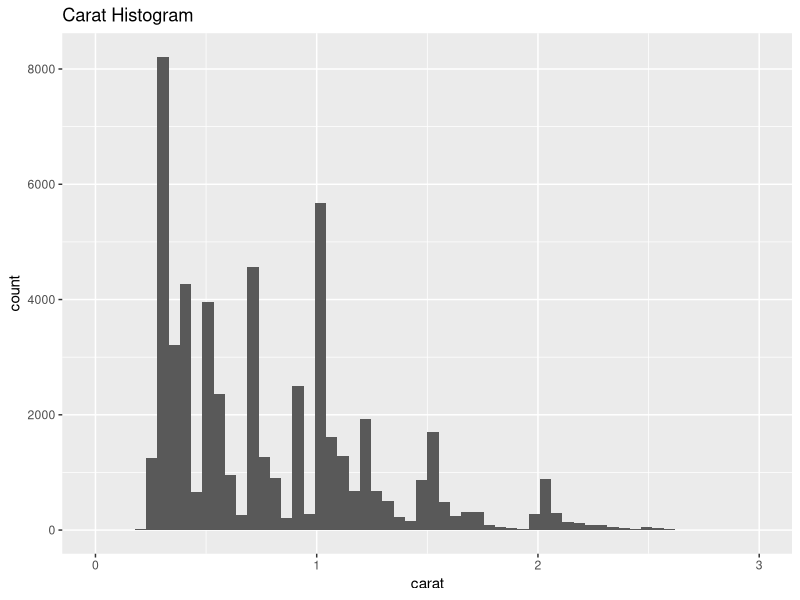
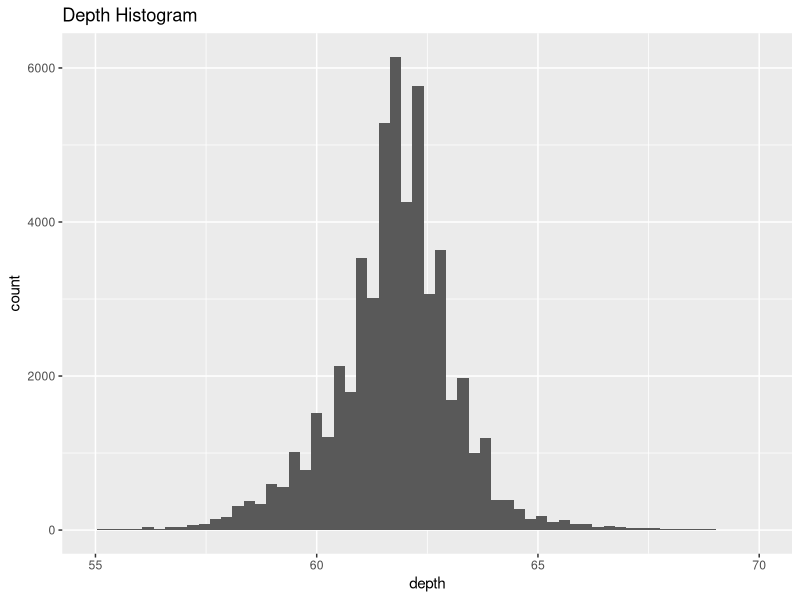
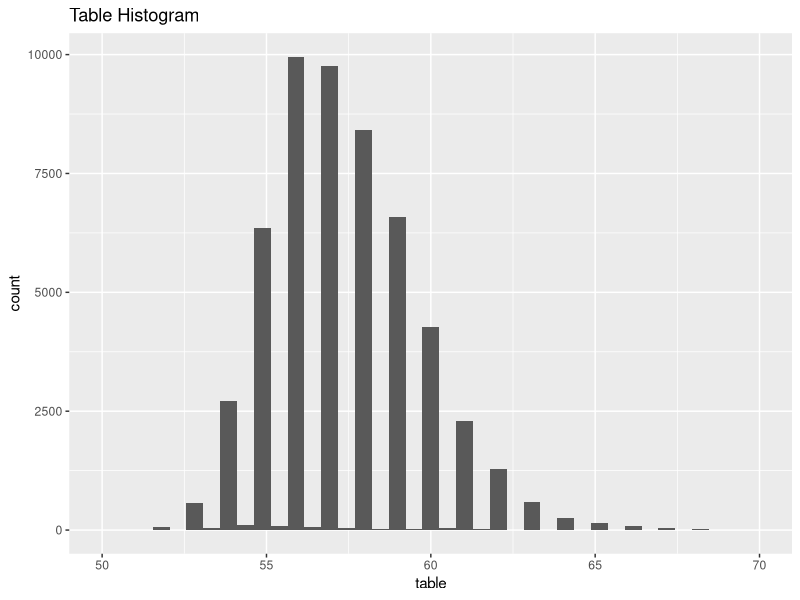
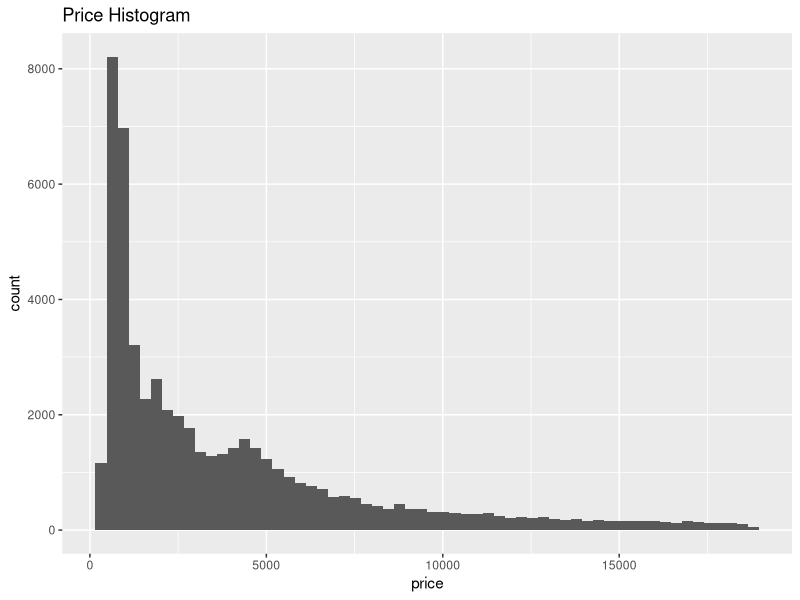
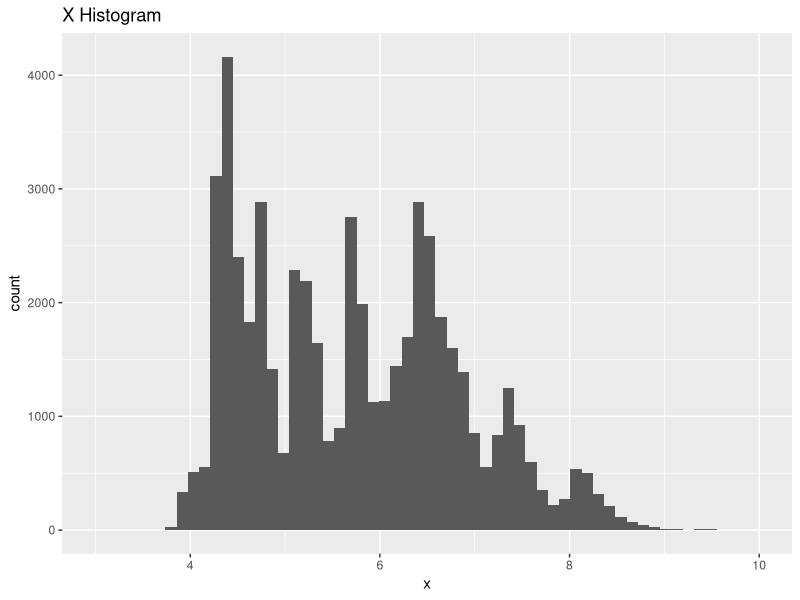
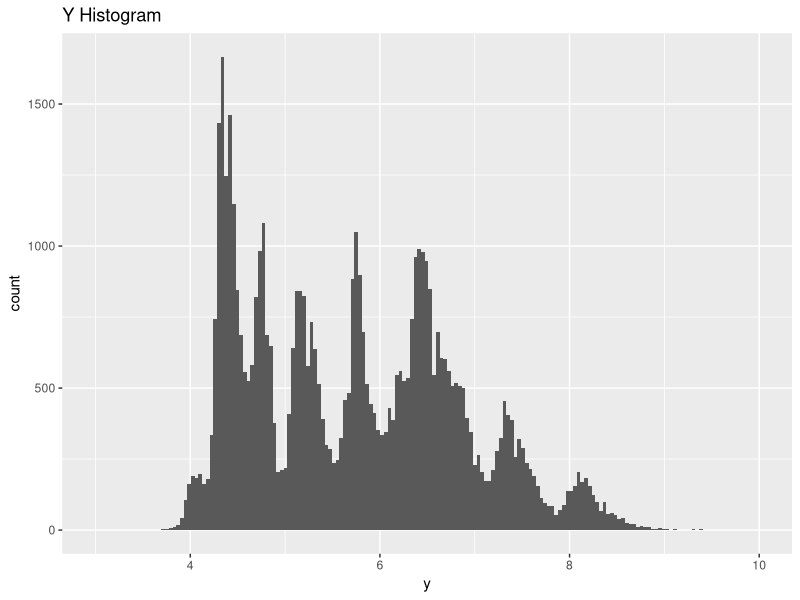
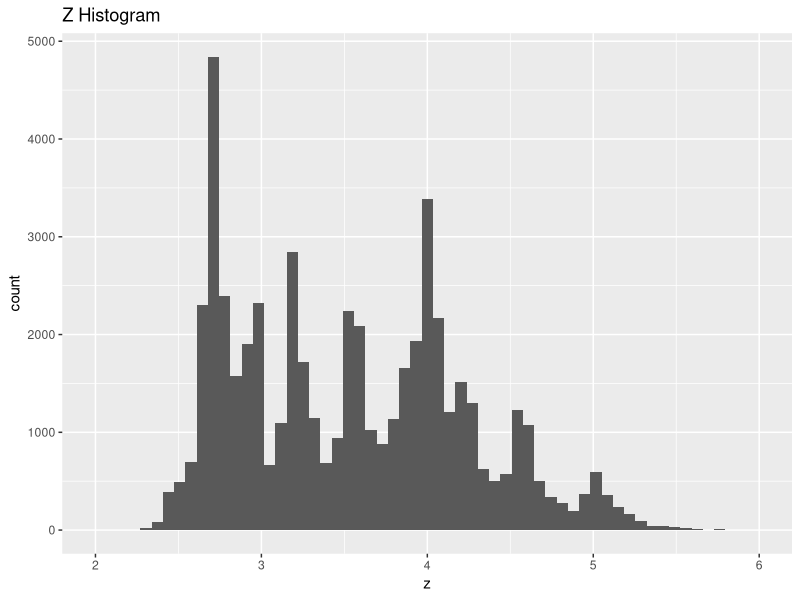

Reproduce these figures in R, in order. (Note: this script raises an error after producing the figures.)
## ---- chunk 1
knitr::opts_chunk$set(echo = TRUE)
## ---- chunk 2
require(ggplot2)
#we need to require ggplot first, and then manipulte the data 
data("diamonds")
#bring the dataset diamond 

#Q1Create	a	histogram	for	every	numeric	column	in	the	diamonds	dataset

#in order to get each histogram, we first create a variable and use ggplot &dataset 
#we divide the data up into 60 or(smaller) bins, and title it with ggtitle (function)

histcarat <- ggplot(diamonds,aes(carat))
#create the carat histogram variable 
histcarat + geom_histogram(bins = 60) + ggtitle("Carat Histogram")+xlim(0, 3)

#plot the histogram of that variable. Limited the histogram
#using xlim to remove the outliers from the histogram.  If we want to view the full histogram, we can remove the + xlim(0, 3)

histdepth <- ggplot(diamonds,aes(depth))
#create the depth histogram variable 
histdepth + geom_histogram(bins = 60) + ggtitle("Depth Histogram") + xlim(55, 70)
#plot the histogram of that variable.&limited the histogram
#using xlim to remove the outliers from the histogram.  To view the full histogram, remove the + xlim(55, 70)

histtable <- ggplot(diamonds,aes(table))
#create the table histogram variable 
histtable + geom_histogram(bins = 40) + ggtitle("Table Histogram") + xlim(50, 70)
#plot the histogram of that variable. Limit the histogram with xlim(50, 70)
#using xlim to remove the outliers from the histogram.  

histprice <- ggplot(diamonds,aes(price))
#create the price histogram variable 
histprice + geom_histogram(bins = 60) + ggtitle("Price Histogram")
#plot the histogram of that variable.

xhist <- ggplot(diamonds,aes(x))
#create the x histogram variable 
xhist + geom_histogram(bins = 60) + ggtitle("X Histogram") + xlim(3, 10)
#plot the histogram of that variable.limit the histogram with xlim(3,10)

yhist <- ggplot(diamonds,aes(y))
#create the y histogram variable 
yhist + geom_histogram(bins = 180) + ggtitle("Y Histogram") + xlim(3, 10)
#plot the histogram of that variable.  limit the histogram with xlim(3,10)

zhist <- ggplot(diamonds,aes(z))
#create the z histogram variable 
zhist + geom_histogram(bins = 60) + ggtitle("Z Histogram") + xlim(2, 6)
#plot the histogram of that variable. limit the histogram with xlim(2,6)


#Q2 Create a simple scatter plot of Weight and Price using Color as a facet.
#Define scatplot to be a ggplot using the diamonds dataset:(mapping the x axis to'carat'&y axis to 'price'and colour to color)
scatplot <- ggplot(diamonds, aes(x=carat, y=(price), colour=color))
scatplot <- scatplot + geom_point(size=0.8) + ggtitle("Diamonds - Weight to Price by Color",colour="blue") + xlab("Weight")
#plot the data on a scatter plot, titling the graph, x-axis, y-axis, and key as appropriate(reschedual the size of the points)
scatplot <- scatplot + ylab("Price") + labs(colour = "factor(color)")
print(scatplot) 

#Q3 Remove the non-linearity and replot
#Define scatlin(linear scat) to be a ggplot using the diamonds dataset:(mapping the x axis to the log(carat), the y axis to the log(price), and colour to color)
scatlin <- ggplot(diamonds, aes(x=log(carat), y=log(price), colour=color))
scatlin <- scatlin + geom_point(size=0.8) + ggtitle("Diamonds - Weight to Price (Linear)") + xlab("Weight")
# plot the data on a scatter plot, titling the graph, x-axis, y-axis, and key as appropriate
scatlin <- scatlin + ylab("Price") + labs(colour = "factor(color)")
print(scatlin) 

#4 Remove the linear trend (create a linear model and use the transformed weight on the x-axis and the residuals on the y-axis)
#create a linear that  we can fit a linear model of the log(price) to the log(carat) within the diamonds dataset
linear <- lm(log(price)~log(carat), data = diamonds)
residual <- resid(linear)#create a new variable residual that extracts model residuals from it
WPBC <- ggplot(diamonds, aes(x=log(carat), y=residual, colour=color))
#define WPBC to be a ggplot object using the diamonds dataset and (mapping the x axis to the log(carat), the y axis to residual, and the colour to color)
WPBC <- WPBC + geom_point(size=1.0) + ggtitle("Diamonds - Weight to Price by Color") + xlab("Weight")
#plot the data on a scatter plot, titling the graph, x-axis, y-axis, and key as appropriate(reschedual the size of point)
WPBC <- WPBC + ylab("Price Residuals") + labs(colour = "factor(color)") + theme(legend.position="top")
#As what was shown in the homework.Move the legend to the top of the scatterplot to match the example
print(WPBC)









